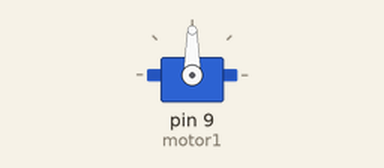
Recording of a sketch running on a simulated Arduino Uno, built with avr-gcc and run on an emulated ATmega328P. Parts: servo.

Above: at 0.05 s.
At 2.25 s:
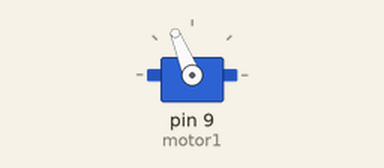
At 4.5 s:
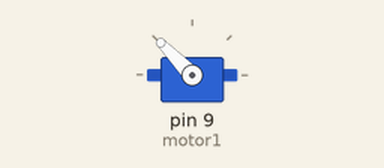
At 9.0 s:
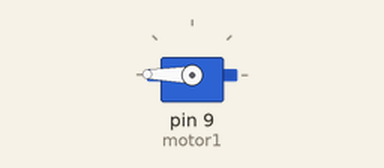
Timing chart, 0 to 11.7 s (numbered marks = the images above):
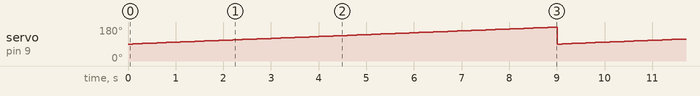

Measured:
- by itself, servo on pin 9 (motor1): ramps from 90° to 179° and jumps back, once every 9.0 s

The sketch:

servo.ino
```cpp
#include<Servo.h>
Servo motor1;
int i;
void setup() {
  motor1.attach(9);
  motor1.write(0);

}

void loop() {
 for(i=90;i<180;i++){
  motor1.write(i);
  delay(100);

 }

}
```
